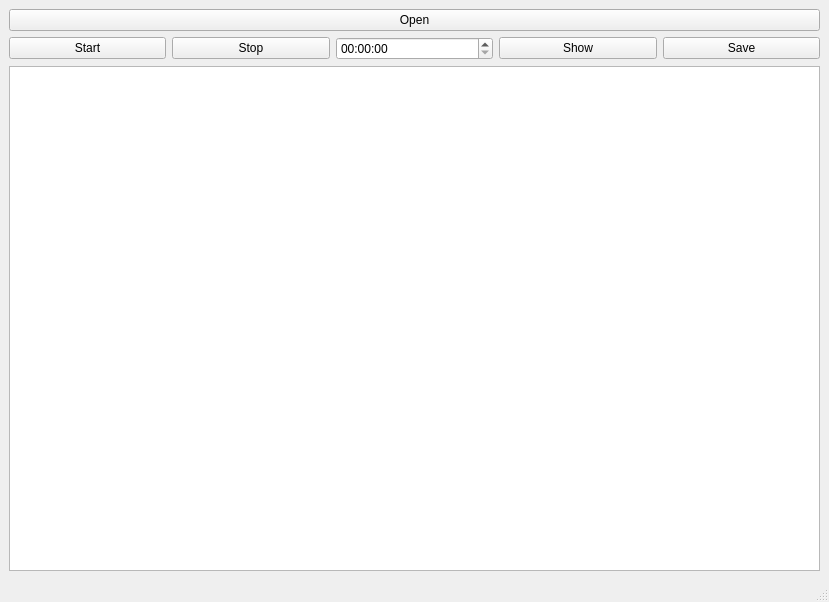
<?xml version="1.0" encoding="UTF-8"?>
<ui version="4.0">
 <class>Map</class>
 <widget class="QMainWindow" name="Map">
  <property name="geometry">
   <rect>
    <x>0</x>
    <y>0</y>
    <width>829</width>
    <height>602</height>
   </rect>
  </property>
  <property name="windowTitle">
   <string>MainWindow</string>
  </property>
  <widget class="QWidget" name="centralwidget">
   <layout class="QVBoxLayout" name="verticalLayout">
    <item>
     <widget class="QPushButton" name="Load">
      <property name="text">
       <string>Open</string>
      </property>
     </widget>
    </item>
    <item>
     <widget class="QSplitter" name="splitter">
      <property name="orientation">
       <enum>Qt::Horizontal</enum>
      </property>
      <widget class="QWidget" name="layoutWidget">
       <layout class="QGridLayout" name="gridLayout">
        <item row="0" column="1">
         <widget class="QPushButton" name="Stop">
          <property name="text">
           <string>Stop</string>
          </property>
         </widget>
        </item>
        <item row="0" column="3">
         <widget class="QPushButton" name="showNetwork">
          <property name="text">
           <string>Show</string>
          </property>
         </widget>
        </item>
        <item row="0" column="4">
         <widget class="QPushButton" name="Save">
          <property name="text">
           <string>Save</string>
          </property>
         </widget>
        </item>
        <item row="0" column="2">
         <widget class="QTimeEdit" name="timeEdit"/>
        </item>
        <item row="0" column="0">
         <widget class="QPushButton" name="Start">
          <property name="text">
           <string>Start</string>
          </property>
         </widget>
        </item>
       </layout>
      </widget>
     </widget>
    </item>
    <item>
     <widget class="QGraphicsView" name="Map_2"/>
    </item>
   </layout>
  </widget>
  <widget class="QMenuBar" name="menubar">
   <property name="geometry">
    <rect>
     <x>0</x>
     <y>0</y>
     <width>829</width>
     <height>37</height>
    </rect>
   </property>
  </widget>
  <widget class="QStatusBar" name="statusbar"/>
 </widget>
 <resources/>
 <connections/>
</ui>
